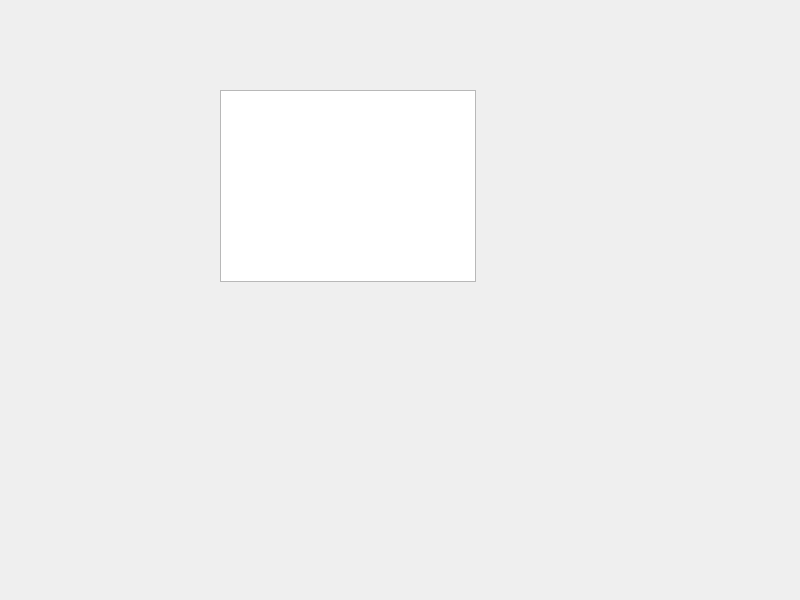
<?xml version="1.0" encoding="UTF-8"?>
<ui version="4.0">
 <class>BomberMan_Windows</class>
 <widget class="QMainWindow" name="BomberMan_Windows">
  <property name="geometry">
   <rect>
    <x>0</x>
    <y>0</y>
    <width>800</width>
    <height>600</height>
   </rect>
  </property>
  <property name="windowTitle">
   <string>BomberMan_Windows</string>
  </property>
  <widget class="QWidget" name="centralwidget">
   <widget class="QGraphicsView" name="graphicsView">
    <property name="geometry">
     <rect>
      <x>220</x>
      <y>90</y>
      <width>256</width>
      <height>192</height>
     </rect>
    </property>
   </widget>
  </widget>
 </widget>
 <resources/>
 <connections/>
</ui>
